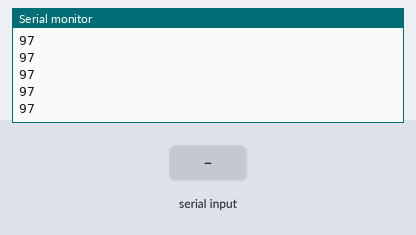
This sketch was run on a simulated Arduino Uno, built with avr-gcc and run on an emulated ATmega328P. Parts: the last lines printed to the serial monitor. The inputs (shaded band) are chosen by the test bench.

Above: at 1.2 s.
1.3 s: "1" received over the second serial link
At 2.1 s:
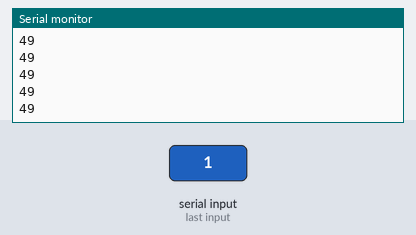
2.8 s: "0" received over the second serial link
At 3.4 s:
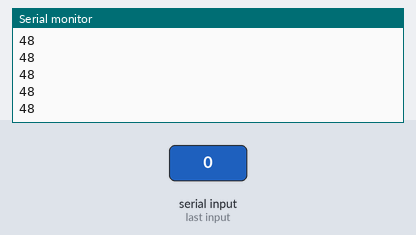
4.3 s: "2" received over the second serial link
At 5.1 s:
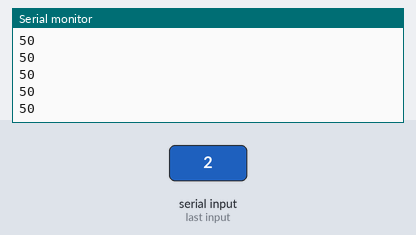
Timing chart, 0 to 7.3 s (numbered marks = the images above; inputs shaded):
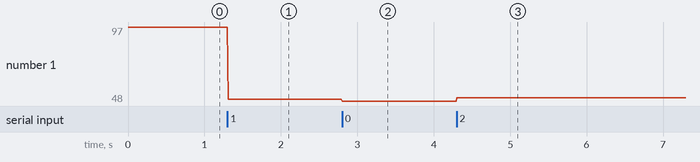

Measured:
- after the input at 1.3 s, the serial monitor: prints a new line at once (image 1)
- after the input at 2.8 s, the serial monitor: prints a new line at once (image 2)
- after the input at 4.3 s, the serial monitor: prints a new line at once (image 3)
- plotted number 1: 97 → 49 after the input at 1.3 s, 49 → 48 after the input at 2.8 s, 48 → 50 after the input at 4.3 s

The sketch:

BluetoothReceive.ino
```cpp
#include <SoftwareSerial.h>

//SoftwareSerial mySerial(0, 1); //블루투스의 Tx, Rx핀을 2번 3번핀으로 설정
SoftwareSerial mySerial(2, 3);
char rdData='a';

void setup() {
  // 시리얼 통신의 속도를 9600으로 설정
  Serial.begin(9600);
  while (!Serial) {
    ; //시리얼통신이 연결되지 않았다면 코드 실행을 멈추고 무한 반복
  }

  //블루투스와 아두이노의 통신속도를 9600으로 설정
  mySerial.begin(9600);

}

void loop() { //코드를 무한반복합니다.
  if (mySerial.available()) { //블루투스에서 넘어온 데이터가 있다면
    rdData=mySerial.read(); //시리얼모니터에 데이터를 출력
  }

 // if (Serial.available() >0){
    Serial.println((int)rdData);
    delay(10);
   // Serial.end();
   // Serial.begin(1152500);
  //}

}
```
